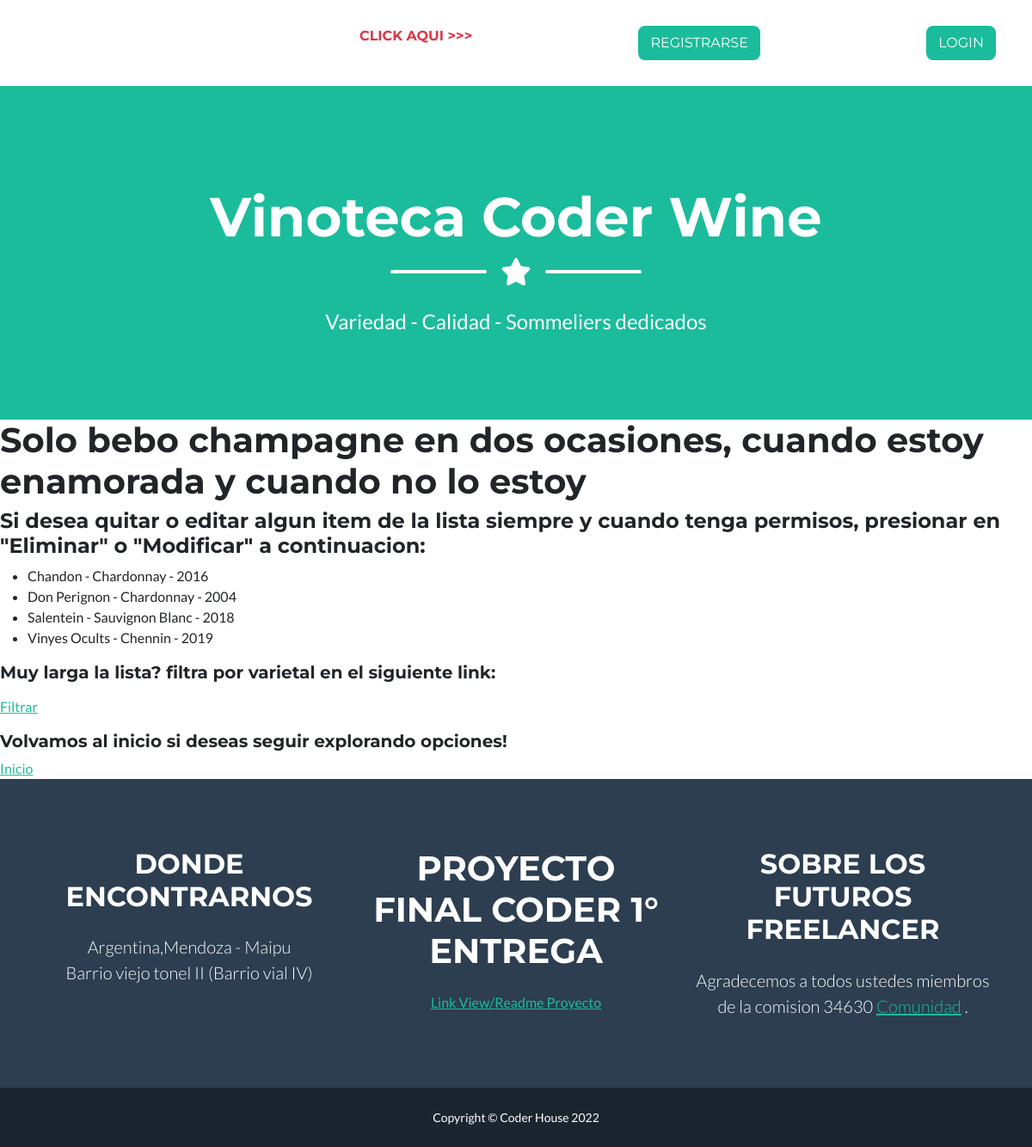
Before: /app-coder/listaEspumantes/ with the older database file.
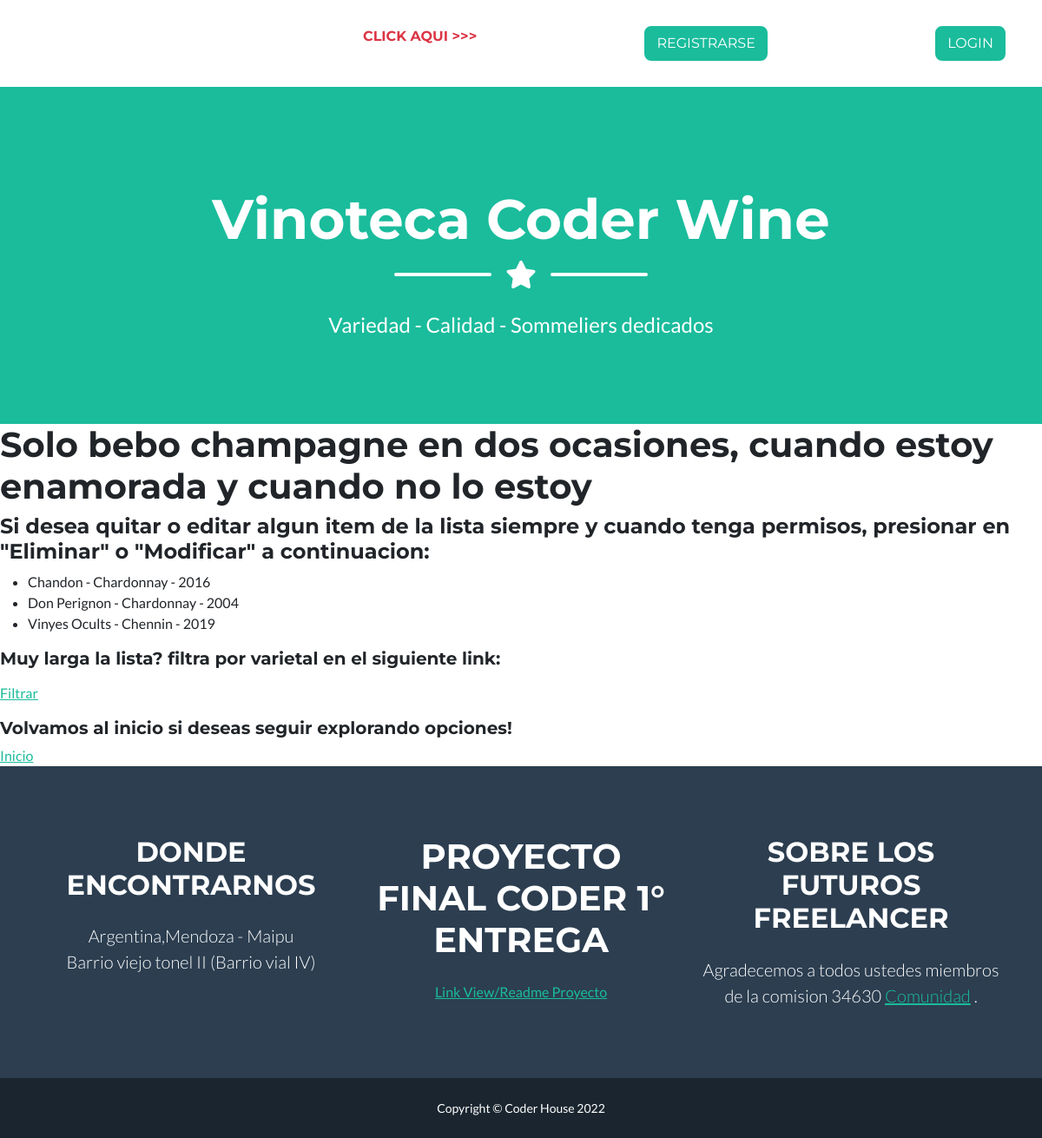
After: the same page with the newer database file.
### AppCoder/models.py (models this page shows, shortened)
class Espumante(models.Model):
    nombre = models.CharField(max_length=50)
    varietal = models.CharField(max_length=50)
    añada = models.IntegerField()
    class Meta:
        verbose_name= 'Mis Espumante'
        ordering = ['nombre', 'varietal','añada',]
        unique_together = ['nombre', 'varietal','añada',]

### AppCoder/views.py (the view)
# urls.py: path('listaEspumantes/', listaEspumantes, name="ListaEspumantes"),
def listaEspumantes(request):
    espumantess = Espumante.objects.all()
    return render(request, "listaEspumantes.html", {"listaEspumantes":espumantess})

### AppCoder/templates/listaEspumantes.html (shortened to what this page needs)
{% extends 'padre.html' %}
{% load static %}
{% block contenidoQueCambia %}
    <h1>Solo bebo champagne en dos ocasiones, cuando estoy enamorada y cuando no lo estoy</h1>
    <h4>Si desea quitar o editar algun item de la lista siempre y cuando tenga permisos, presionar en "Eliminar" o "Modificar" a continuacion: </h4>
    <ul>
        {% for espumante in listaEspumantes %}
        <li>{{espumante.nombre}} - {{espumante.varietal}} - {{espumante.añada}}</li>
        {% endfor %}
    </ul>
    <h5> Muy larga la lista? filtra por varietal en el siguiente link:</h5>
    <a href="{% url 'BusquedaAñada' %}">Filtrar</a>
    <h5>Volvamos al inicio si deseas seguir explorando opciones!</h5>
    <a href="{% url 'Inicio' %}">Inicio</a>
{% endblock contenidoQueCambia %}

Changed rows visible on the page:
removed Espumante: nombre "Salentein", varietal "Sauvignon Blanc", añada "2018"
